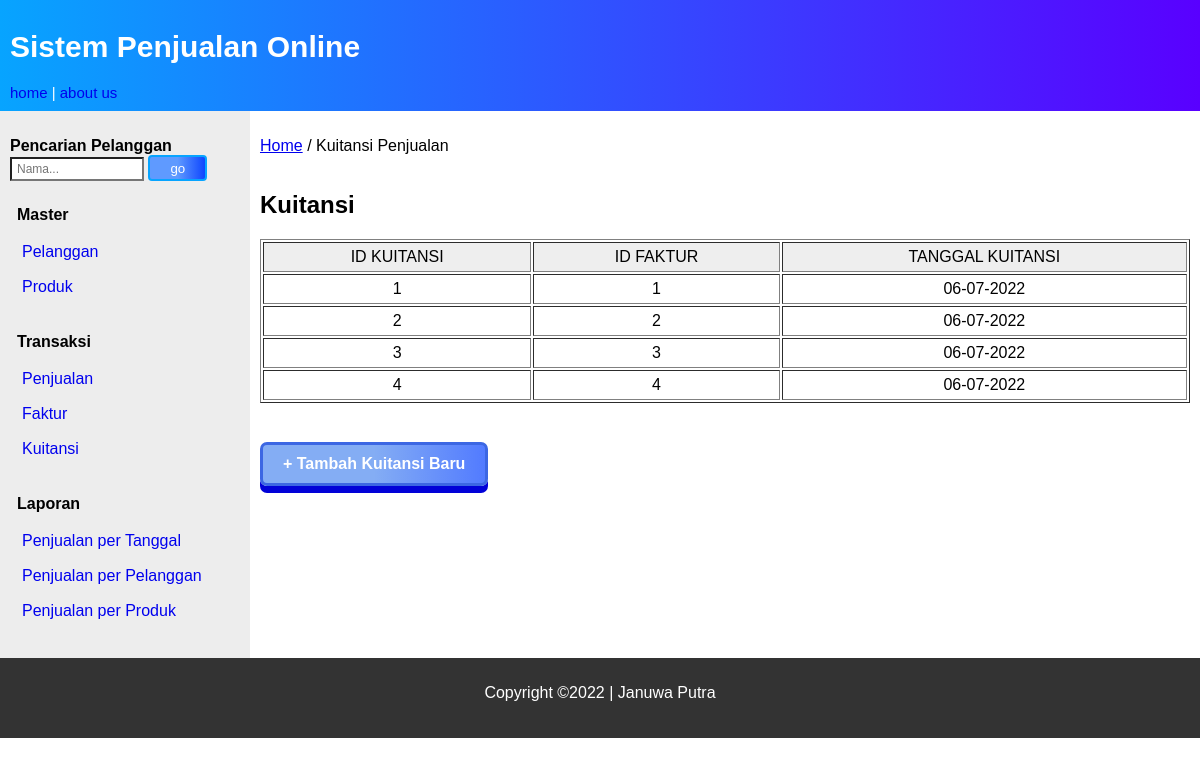
The page /Program/index.php?page=kuitansi on the database its author committed.
### tables this page shows
CREATE TABLE `kuitansi` (
  `id_kuitansi` int(5) NOT NULL,
  `id_faktur` int(5) NOT NULL,
  `tgl_kuitansi` date NOT NULL
);

### Program/kuitansi.php (the view, shortened to what this page needs)
<article>
<p><a href="index.php">Home</a> / Kuitansi Penjualan    </p>
<h2  style="font-weight:900;">Kuitansi</h2>
<?php
    include_once "koneksi.php";
    $query = "SELECT * FROM kuitansi ORDER BY id_kuitansi";
    $sql = mysqli_query($conn, $query);
    ?>
    <table border="1">
        <tr>
         <th>ID KUITANSI</th>
         <th>ID FAKTUR</th>
         <th>TANGGAL KUITANSI</th>
        </tr>
        <?php
         if (mysqli_num_rows($sql)) {
        while ($row = mysqli_fetch_assoc($sql)){
            $id_kuitansi  = $row['id_kuitansi'];
            $id_faktur   =  $row['id_faktur'];
            $tgl_kuitansi = date('d-m-Y', strtotime($row['tgl_kuitansi']));
        ?>
        <tr>
            <td align="center"><?php echo $id_kuitansi ?></td>
            <td align="center"><?php echo $id_faktur ?></td>
            <td align="center"><?php echo $tgl_kuitansi ?></td>
        </tr>
        <?php }}else{
             echo '<tr><td align="center" colspan = "3"><strong>Data Kuitansi Tidak Ada</strong></td></tr>';
        } ?>
    </table><br />
    <h4><a  class="button" href="index.php?page=kuitansi_add">+ Tambah Kuitansi Baru</a></h4>
        </article>

### Program/style18.css (style rules this page uses)
* { box-sizing: border-box; scroll-behavior: smooth; }
body { font-family: Arial, Helvetica, sans-serif; margin: 0px; padding: 0px; }
nav, article { display: flex; flex-direction: column; min-height: 300px; padding: 10px; }
article { flex-grow: 20; max-width: 80%; }
.button { display: inline-block; text-decoration: none; padding: 10px 20px; border: 3px solid #3c67e3; border-radius: 7px; font-weight: bold; color: #fff; box-shadow: 0 7px #0101d8; background-image: linear-gradient(90deg, #84adf4 50%, #527bff 100%); }
tr th { background: #eeeeee; color: rgb(0, 0, 0); font-weight: normal; }
th, td { padding: 5px 10px; }

### rows shown on the page
kuitansi: id_kuitansi "1", id_faktur "1", tgl_kuitansi "06-07-2022"
kuitansi: id_kuitansi "2", id_faktur "2", tgl_kuitansi "06-07-2022"
kuitansi: id_kuitansi "3", id_faktur "3", tgl_kuitansi "06-07-2022"
kuitansi: id_kuitansi "4", id_faktur "4", tgl_kuitansi "06-07-2022"
